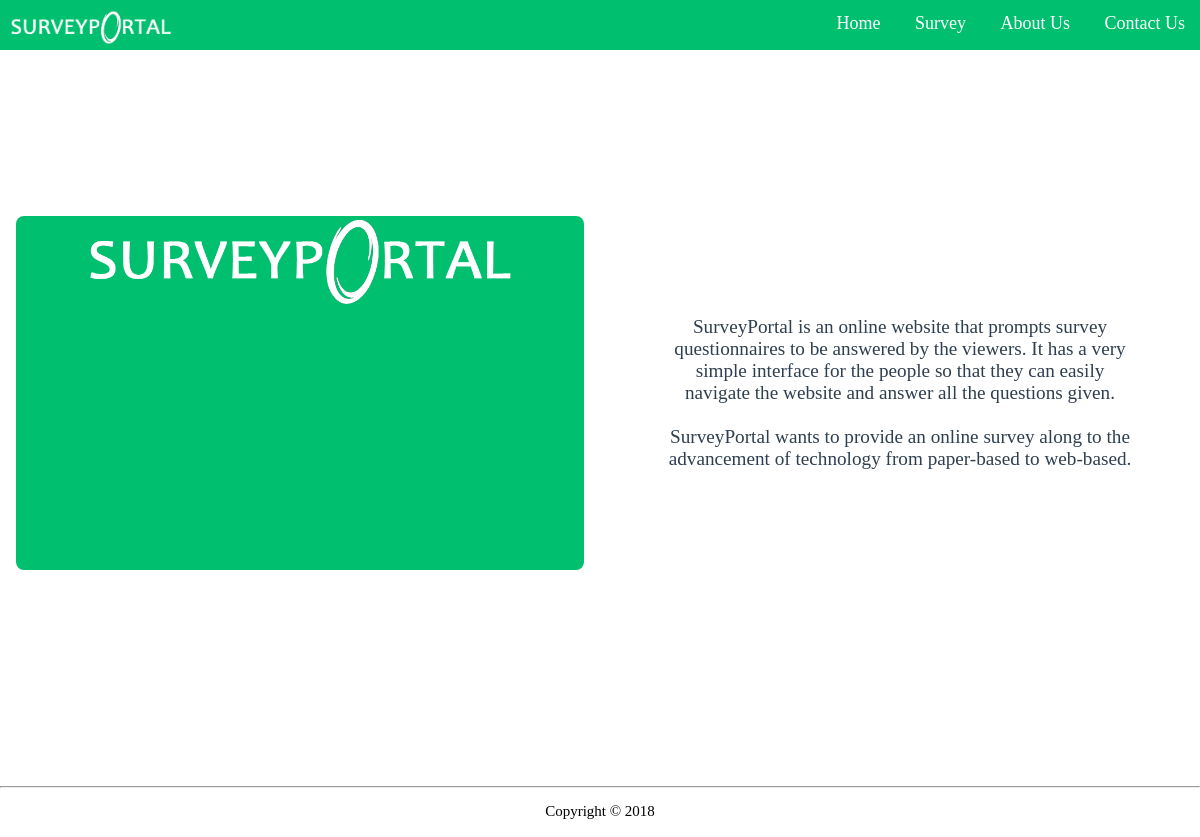
/about_us.php, run on the app's committed database.
### tables this page shows
CREATE TABLE `tbl_about` (
  `id` int(1) NOT NULL,
  `about` varchar(500) NOT NULL
);

### about_us.php (the view, shortened to what this page needs)
<!DOCTYPE html>
<html>
<head>
	<link rel="stylesheet" type="text/css" href="css/frontend.css">
	<link rel="stylesheet" type="text/css" href="css/about_us.css">
</head>
<body>
	<div class="header">
		<div class="nav">
			<div class="nav-header">
				<div class="nav-title">
					<a href="index.php"><img class="logo" src="pictures/SurveyPortal Logo.png"></a>
				</div>
			</div>
			<div class="nav-links">
				<a href="index.php">Home</a>
				<a href="survey.php">Survey</a>
				<a href="about_us.php">About Us</a>
				<a href="contact_us.php">Contact Us</a>
			</div>
		</div>
	</div>
	<div class="main">
		<ul class="cards">
			<li class="cards_item">
				<div class="card">
					<div class="card_content_1">
						<img class="pic_logo" src="pictures/SurveyPortal Logo.png">
					</div>
				</div>
			</li>
			<li class="cards_item">
				<div class="card">
					<div class="card_content_2">
						<?php
							require('connection.php');
							$sqlView = "SELECT about FROM tbl_about WHERE id = 1";
							$result= mysqli_query($link, $sqlView);
							while ($row = mysqli_fetch_array($result)) {
								echo $row['about'];
							}
						?>
						<br><br>
						<?php
							require('connection.php');
							$sqlView = "SELECT about FROM tbl_about WHERE id = 2";
							$result= mysqli_query($link, $sqlView);
							while ($row = mysqli_fetch_array($result)) {
								echo $row['about'];
							}
						?>
					</div>
				</div>
			</li>
		</ul>
	</div>
	<div class="footer-section">
		<hr>
		<div class="copyright-area">
			<div class="copyright-text">
				<p>Copyright &copy; 2018</p>
			</div>
		</div>
	</div>
</body>
</html>

### css/frontend.css (style rules this page uses)
* { box-sizing: border-box; }
body { color: #2F3F4F; margin: 0px; font-family: yu gothic ui; }
.header { background-color: #00BF6F; position: fixed; width: 100%; }
.nav { background-color: #00BF6F; height: 50px; margin: auto; max-width: 1250px; position: relative; }
.nav > .nav-header { display: inline; }
.nav > .nav-header > .nav-title { display: inline-block; padding: 10px 10px 10px 10px; }
.logo { height: 35px; }
.nav > .nav-links { display: inline; float: right; font-size: 18px; }
.nav > .nav-links > a { color: #FFFFFF; display: inline-block; padding: 13px 15px 13px 15px; text-decoration: none; }
.footer-section { margin-top: 200px; padding-bottom: 10px; }
.copyright-area { padding: 7px 0px; }
.copyright-area p { color: #000000; font-size: 15px; margin: 0; text-align: center; }

### css/about_us.css (style rules this page uses)
.main { margin: 0 auto; max-width: 1250px; padding-top: 200px; }
.cards { display: flex; flex-wrap: wrap; list-style: none; margin: 0; padding: 0; }
.cards_item { display: flex; padding: 1rem; width: 100%; }
.card { border-radius: 0.5rem; display: flex; flex-direction: column; text-align: center; overflow: hidden; width: 100%; }
.card_content_1 { background-color: #00BF6F; height: 100%; padding: 0px 70px 0px 70px; }
.card_content_2 { font-size: 120%; height: 100%; padding: 100px 50px 100px 50px; }
.pic_logo { width: 100%; }
@media (min-width: 40rem) { .cards_item { width: 50%; } }
@media (min-width: 56rem) { .cards_item { width: 50%; } }

### data on the page
tbl_about: about "SurveyPortal is an online website that prompts survey questionnaires to be answered by the viewers. It has a very simple interface for the people so that they can easily navigate the website and answer all the questions given."
tbl_about: about "SurveyPortal wants to provide an online survey along to the advancement of technology from paper-based to web-based."
